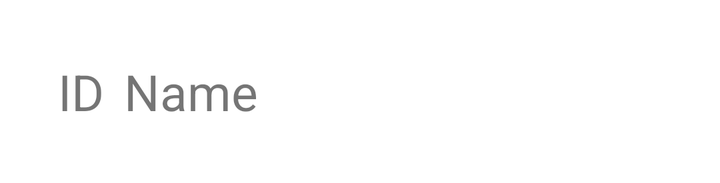
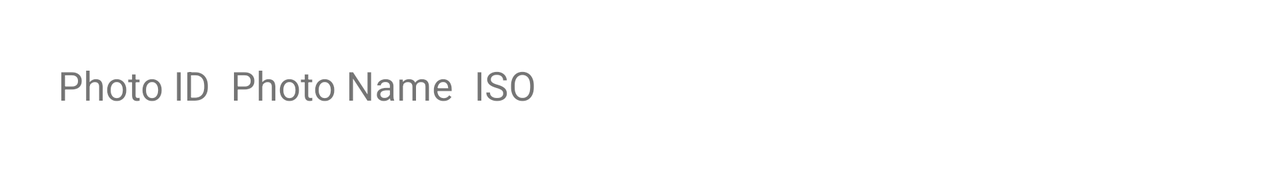

Compare how this app lays out the same screen by default and in its alternative resource folder. The renders come first, then the two layout files and the values they reference.
<!-- AndroidManifest.xml: application theme Theme.PhotoScroller -->
<!-- res/layout/custom_row.xml -->
<?xml version="1.0" encoding="utf-8"?>
<androidx.constraintlayout.widget.ConstraintLayout xmlns:android="http://schemas.android.com/apk/res/android"
    xmlns:app="http://schemas.android.com/apk/res-auto"
    xmlns:tools="http://schemas.android.com/tools"
    android:layout_width="match_parent"
    android:layout_height="wrap_content"
    android:padding="24sp"
    android:id="@+id/rowLayout">

    <LinearLayout
        android:id="@+id/fotografiaList"
        android:layout_width="match_parent"
        android:layout_height="match_parent"
        android:gravity="left"
        android:padding="0dp"
        android:orientation="horizontal">

        <TextView
            android:id="@+id/lst_fotografiatId"
            android:layout_width="wrap_content"
            android:layout_height="wrap_content"
            android:textSize="25dp"
            android:padding="5dp"
            android:text="ID"/>

        <TextView
            android:id="@+id/lst_fotografiaName"
            android:layout_width="wrap_content"
            android:layout_height="wrap_content"
            android:textSize="25dp"
            android:padding="5dp"
            android:text="Name"/>
    </LinearLayout>
</androidx.constraintlayout.widget.ConstraintLayout>
<!-- resources referenced by this layout -->
<resources>
  <style name="Theme.PhotoScroller" parent="Theme.MaterialComponents.DayNight.DarkActionBar">
          
          <item name="colorPrimary">@color/purple_500</item>
          <item name="colorPrimaryVariant">@color/purple_700</item>
          <item name="colorOnPrimary">@color/white</item>
          
          <item name="colorSecondary">@color/teal_200</item>
          <item name="colorSecondaryVariant">@color/teal_700</item>
          <item name="colorOnSecondary">@color/black</item>
          
          <item name="android:statusBarColor" tools:targetApi="l">?attr/colorPrimaryVariant</item>
          
      </style>
</resources>
<!-- res/layout-land/custom_row.xml (the repository's variant of the layout above) -->
<!-- drawn on the phone turned sideways -->
<?xml version="1.0" encoding="utf-8"?>
<androidx.constraintlayout.widget.ConstraintLayout xmlns:android="http://schemas.android.com/apk/res/android"
    xmlns:app="http://schemas.android.com/apk/res-auto"
    xmlns:tools="http://schemas.android.com/tools"
    android:layout_width="match_parent"
    android:layout_height="wrap_content"
    android:padding="24sp"
    android:id="@+id/rowLayout">

    <LinearLayout
        android:id="@+id/fotografiaList"
        android:layout_width="match_parent"
        android:layout_height="match_parent"
        android:gravity="start"
        android:padding="0dp"
        android:orientation="horizontal">

        <TextView
            android:id="@+id/lst_fotografiatId"
            android:layout_width="wrap_content"
            android:layout_height="wrap_content"
            android:textAlignment="center"
            android:textSize="20sp"
            android:padding="5dp"
            android:text="@string/photo_id"/>

        <TextView
            android:id="@+id/lst_fotografiaName"
            android:layout_width="wrap_content"
            android:layout_height="wrap_content"
            android:textSize="20sp"
            android:textAlignment="center"
            android:padding="5dp"
            android:text="@string/photo_name"/>

        <TextView
            android:id="@+id/lst_fotografiaISO"
            android:layout_width="wrap_content"
            android:layout_height="wrap_content"
            android:textAlignment="center"
            android:textSize="20sp"
            android:padding="5dp"
            android:text="@string/iso"/>
    </LinearLayout>
</androidx.constraintlayout.widget.ConstraintLayout>
<!-- resources referenced by the variant -->
<!-- as the phone turned sideways resolves them -->
<resources>
  <string name="iso" translatable="false">ISO</string>
  <string name="photo_id">Photo ID</string>
  <string name="photo_name">Photo Name</string>
  <style name="Theme.PhotoScroller" parent="Theme.MaterialComponents.DayNight.DarkActionBar">
          
          <item name="colorPrimary">@color/purple_500</item>
          <item name="colorPrimaryVariant">@color/purple_700</item>
          <item name="colorOnPrimary">@color/white</item>
          
          <item name="colorSecondary">@color/teal_200</item>
          <item name="colorSecondaryVariant">@color/teal_700</item>
          <item name="colorOnSecondary">@color/black</item>
          
          <item name="android:statusBarColor" tools:targetApi="l">?attr/colorPrimaryVariant</item>
          
      </style>
</resources>
